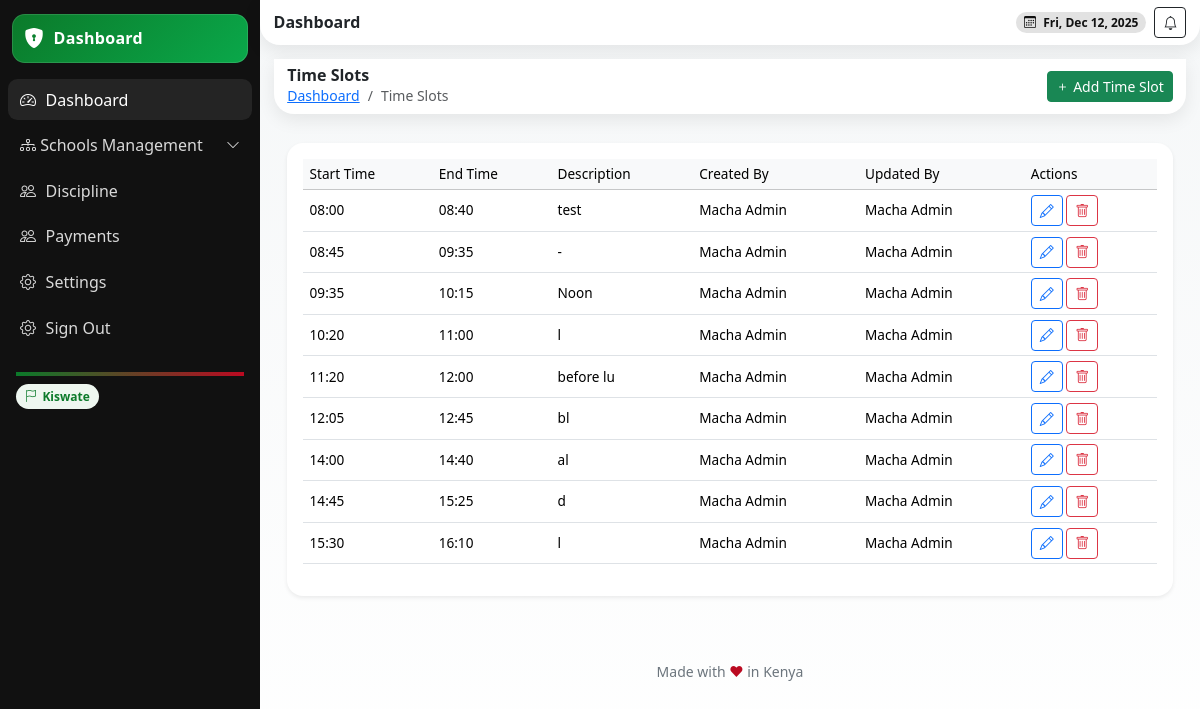
/time-slots/ (signed in), run on an earlier commit of the app's database.
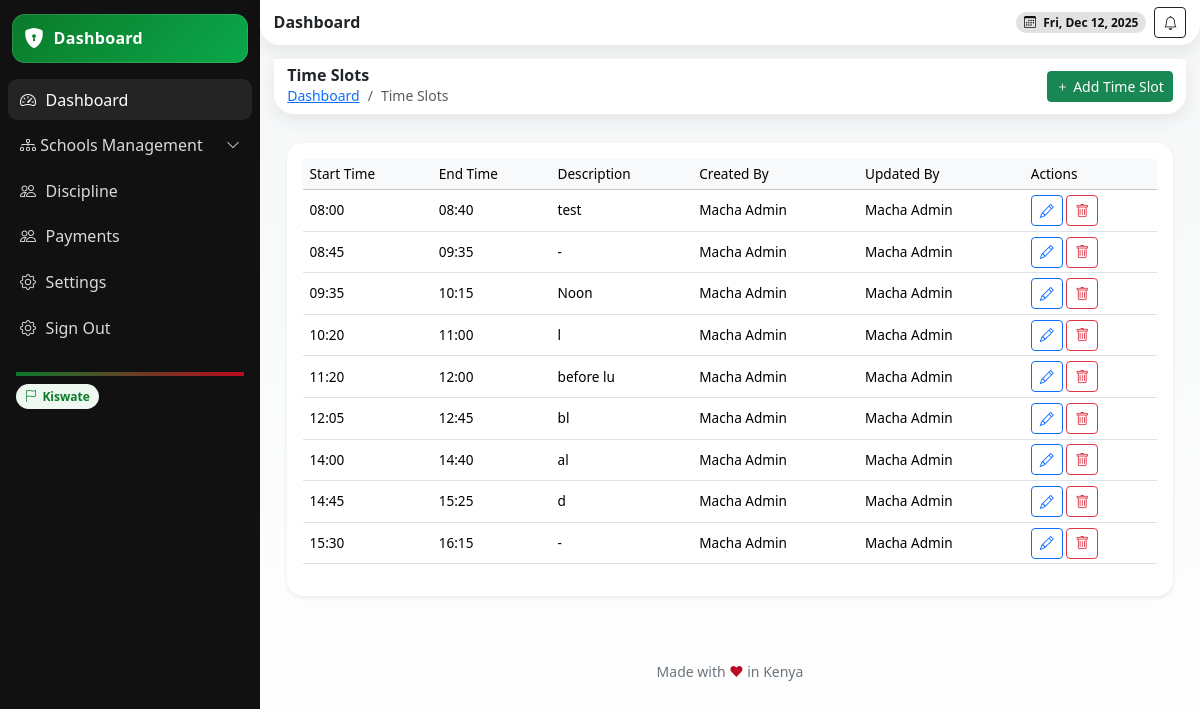
And on a later commit of the database.
### school/models.py (models this page shows, shortened)
class TimeSlot(models.Model):
    start_time = models.TimeField()
    end_time = models.TimeField()
    description = models.CharField(max_length=100, blank=True)
    school = models.ForeignKey('School', on_delete=models.CASCADE, related_name='time_slots')
    created_at = models.DateTimeField(auto_now_add=True)
    created_by = models.ForeignKey('StaffProfile', on_delete=models.SET_NULL, null=True, related_name='created_time_slots')
    updated_at = models.DateTimeField(auto_now=True)
    updated_by = models.ForeignKey('StaffProfile', on_delete=models.SET_NULL, null=True, related_name='updated_time_slots')
    class Meta:
        unique_together = ['school', 'start_time', 'end_time']
        ordering = ['start_time']

class StaffProfile(models.Model):
    user = models.OneToOneField(User, on_delete=models.CASCADE)
    staff_id = models.CharField(max_length=50, unique=True, db_index=True)
    date_of_birth = models.DateField(blank=True, null=True)
    gender = models.CharField(max_length=10, choices=GENDER_CHOICES, blank=True)
    employment_date = models.DateField(blank=True, null=True)
    position = models.CharField(max_length=100, choices=POSITION_CHOICES)
    tsc_number = models.CharField(max_length=50, unique=True, blank=True, null=True)
    qualification = models.TextField(blank=True, null=True)
    subjects = models.ManyToManyField(Subject, related_name='teachers_subjects', blank=True, null=True)  # Changed(max_length=255, blank=True, null=True)
    bio = models.TextField(blank=True, null=True)
    profile_picture = models.ImageField(upload_to='teachers/', blank=True, null=True)
    school = models.ForeignKey(School, on_delete=models.CASCADE)
    department = models.CharField(max_length=50, blank=True)  # e.g., 'Dining Hall', 'School Gate'
    roles = models.ManyToManyField(Role, blank=True, related_name='staff_members')

### userauths/models.py (models this page shows, shortened)
class User(AbstractUser):
    COUNTRY_CURRENCY_MAP = {
        'KENYA': 'KES',
        'UGANDA': 'UGX',
    }
    username = None  # Disable username field
    phone_number = models.CharField(max_length=15, unique=True)
    country = models.CharField(max_length=15,blank=True, null=True)
    email = models.EmailField(unique=True)
    first_name = models.CharField(max_length=50)
    last_name = models.CharField(max_length=50)
    is_staff = models.BooleanField(default=False)
    is_superuser = models.BooleanField(default=False)
    is_admin = models.BooleanField(default=False)
    school_staff = models.BooleanField(default=False)
    is_student = models.BooleanField(default=False)
    is_teacher = models.BooleanField(default=False)
    is_parent = models.BooleanField(default=False)
    is_active = models.BooleanField(default=True)
    is_verified = models.BooleanField(default=False)
    created_at = models.DateTimeField(auto_now_add=True)
    updated_at = models.DateTimeField(auto_now=True)
    objects = CustomUserManager()
    USERNAME_FIELD = 'email'  # Use email as the username field
    REQUIRED_FIELDS = ['first_name', 'last_name', 'phone_number']  # Required fields for createsuperuser
    class Meta:
        ordering = ['-created_at']

### school/views.py (the view)
# urls.py: path('time-slots/', views.time_slot_list, name='time-slot-list'),
@login_required
def time_slot_list(request):
    school_profile = getattr(request.user, 'school_admin_profile', None)
    if not school_profile:
        messages.error(request, "Access denied.")
        return redirect('school:dashboard')
    school = school_profile
    slots = TimeSlot.objects.filter(school=school)
    form = TimeSlotForm(school=school)  # Empty form for modal
    return render(request, "school/time_slots.html", {
        "slots": slots,
        "school": school,
        "form": form,  # Enables {{ form.field }} in template
    })

### templates/school/time_slots.html (shortened to what this page needs)
{% extends 'school/base.html' %}
{% block content %}
<header class="header d-flex align-items-center justify-content-between mb-3">
  <div>
    <h6 class="m-0 fw-bold">Time Slots</h6>
    <nav aria-label="breadcrumb" class="small">
      <ol class="breadcrumb mb-0">
        <li class="breadcrumb-item"><a href="{% url 'school:dashboard' %}">Dashboard</a></li>
        <li class="breadcrumb-item active" aria-current="page">Time Slots</li>
      </ol>
    </nav>
  </div>
  <div>
    <button class="btn btn-sm btn-success" data-bs-toggle="modal" data-bs-target="#timeSlotModal" data-mode="create">
      <i class="bi bi-plus"></i> Add Time Slot
    </button>
  </div>
</header>
<section class="content container-fluid">
  <div class="card shadow-sm border-0 rounded-4">
    <div class="card-body">
      <div class="table-responsive">
        <table class="table table-hover align-middle">
          <thead class="table-light">
            <tr>
              <th>Start Time</th>
              <th>End Time</th>
              <th>Description</th>
              <th>Created By</th>
              <th>Updated By</th>
              <th>Actions</th>
            </tr>
          </thead>
          <tbody>
            {% for slot in slots %}
            <tr>
              <td>{{ slot.start_time|time:"H:i" }}</td>
              <td>{{ slot.end_time|time:"H:i" }}</td>
              <td>{{ slot.description|default:"-" }}</td>
              <td>{{ slot.created_by.user.get_full_name|default:"System" }}</td>
              <td>{{ slot.updated_by.user.get_full_name|default:"-" }}</td>
              <td>
                <button class="btn btn-sm btn-outline-primary"
                        data-bs-toggle="modal"
                        data-bs-target="#timeSlotModal"
                        data-mode="edit"
                        data-id="{{ slot.id }}"
                        data-start="{{ slot.start_time|time:'H:i' }}"
                        data-end="{{ slot.end_time|time:'H:i' }}"
                        data-description="{{ slot.description|default:'' }}">
                  <i class="bi bi-pencil"></i>
                </button>
                <button class="btn btn-sm btn-outline-danger"
                        data-bs-toggle="modal"
                        data-bs-target="#deleteModal"
                        data-id="{{ slot.id }}"
                        data-description="{{ slot.description|default:'N/A' }}">
                  <i class="bi bi-trash"></i>
                </button>
              </td>
            </tr>
            {% empty %}
            <tr>
              <td colspan="6" class="text-center text-muted py-4">No time slots found.</td>
            </tr>
            {% endfor %}
          </tbody>
        </table>
      </div>
    </div>
  </div>
</section>
{% endblock %}

What changed in the data, as far as the page shows it:
removed TimeSlot: start_time "15:30", end_time "16:10", description "l", created_by.user.get_full_name "Macha Admin", updated_by.user.get_full_name "Macha Admin"
added TimeSlot: start_time "15:30", end_time "16:15", description "-", created_by.user.get_full_name "Macha Admin", updated_by.user.get_full_name "Macha Admin"
